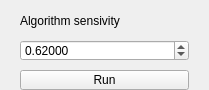
<?xml version="1.0" encoding="UTF-8"?>
<ui version="4.0">
 <class>ClopeRunner</class>
 <widget class="QWidget" name="ClopeRunner">
  <property name="enabled">
   <bool>true</bool>
  </property>
  <property name="windowTitle">
   <string>QWidget</string>
  </property>
  <property name="aaa" stdset="0">
   <string/>
  </property>
  <widget class="QLabel" name="label">
   <property name="geometry">
    <rect>
     <x>20</x>
     <y>0</y>
     <width>169</width>
     <height>41</height>
    </rect>
   </property>
   <property name="toolTip">
    <string>&lt;html&gt;&lt;head/&gt;&lt;body&gt;&lt;p&gt;Sensivity is the value of allowance for adding point to existent cluster.&lt;/p&gt;&lt;p&gt;Its maximum value for resizing of cluster in coordiantes. &lt;/p&gt;&lt;p&gt;&lt;br/&gt;&lt;/p&gt;&lt;/body&gt;&lt;/html&gt;</string>
   </property>
   <property name="text">
    <string>Algorithm sensivity</string>
   </property>
  </widget>
  <widget class="QDoubleSpinBox" name="doubleSpinBox">
   <property name="geometry">
    <rect>
     <x>20</x>
     <y>40</y>
     <width>169</width>
     <height>21</height>
    </rect>
   </property>
   <property name="decimals">
    <number>5</number>
   </property>
   <property name="minimum">
    <double>0.100000000000000</double>
   </property>
   <property name="maximum">
    <double>1000.000000000000000</double>
   </property>
   <property name="singleStep">
    <double>0.000100000000000</double>
   </property>
   <property name="value">
    <double>0.620000000000000</double>
   </property>
  </widget>
  <widget class="QPushButton" name="pushButton">
   <property name="geometry">
    <rect>
     <x>20</x>
     <y>70</y>
     <width>169</width>
     <height>20</height>
    </rect>
   </property>
   <property name="text">
    <string>Run</string>
   </property>
  </widget>
 </widget>
 <resources/>
 <connections/>
</ui>
